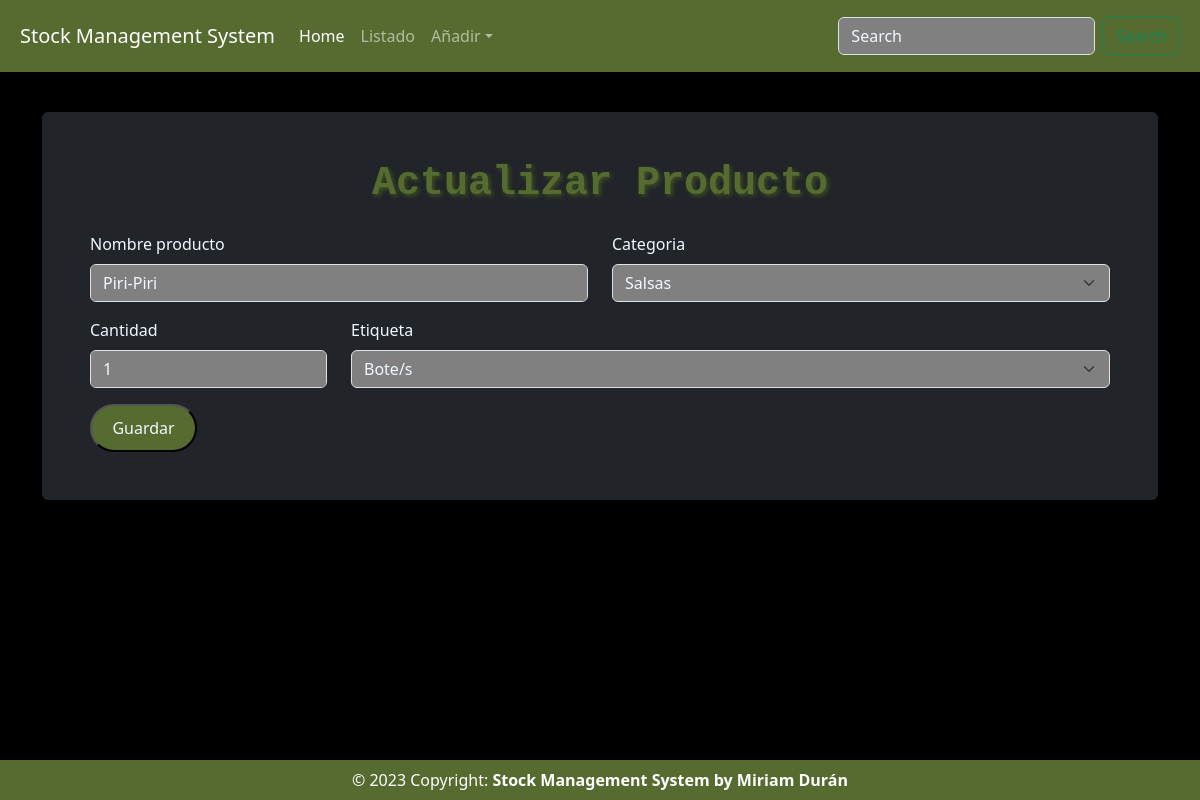
The page /update_items/1/ on the database its author committed.
### stockManagementApp/models.py (models this page shows, shortened)
class Stock(models.Model):
    categoria = models.ForeignKey(Categoria, on_delete=models.CASCADE, blank=True)
    nombre_producto = models.CharField(max_length=50, blank=True, null=True)
    cantidad = models.IntegerField(default=0, blank=True, null=True)
    etiqueta = models.CharField(max_length=50, blank=True, null=True, choices=etiqueta_choice)
    cantidad_comprada = models.IntegerField(default=0, blank=True, null=True)
    proveedor = models.CharField(max_length=50, blank=True, null=True)
    telefono = models.CharField(max_length=50, blank=True, null=True)
    precio = models.IntegerField(default=0, blank=True, null=True)
    cantidad_gastada = models.IntegerField(default=0, blank=True, null=True)
    gastado_por = models.CharField(max_length=50, blank=True, null=True)
    comprador = models.CharField(max_length=50, blank=True, null=True)
    creado_por = models.CharField(max_length=50, blank=True, null=True)
    punto_de_pedido = models.IntegerField(default=0, blank=True, null=True)
    ultima_actualizacion = models.DateTimeField(auto_now_add=False, auto_now=True)
    fecha_caducidad = models.DateField(auto_now_add=False, auto_now=False, blank=True, null=True)

### stockManagementApp/views.py (the view)
# urls.py: path('update_items/<str:pk>/', views.update_items_view, name='update_items'),
def update_items_view(request, pk):
    template_name = 'add_items.html'
    title = 'Actualizar Producto'
    queryset = Stock.objects.get(id=pk)
    form = StockUpdateForm(instance=queryset)
    if request.method == 'POST':
        form = StockUpdateForm(request.POST, instance=queryset)
        if form.is_valid():
            form.save()
            messages.success(request, ('Producto actualizado exitosamente'))
            return redirect('/list_items')
    context = {
        'title': title,
        'form' : form,
    }
    return render(request, template_name, context)

### stockManagementApp/forms.py
class StockUpdateForm(forms.ModelForm):
    class Meta:
        model = Stock
        fields = ['categoria', 'nombre_producto', 'cantidad', 'etiqueta', 'fecha_caducidad']
    def __init__(self, *args, **kwargs):
        super(StockUpdateForm, self).__init__(*args, **kwargs)
        self.helper = FormHelper(self)
        self.helper.form_tag = False # No incluir <form></form>
        self.helper.layout = Layout(
            Div(
                Div(Field('nombre_producto'), css_class="col-6"),
                Div(Field('categoria'), css_class="col-6"),
                css_class="row"
            ),
            Row( #De esta forma no tendremos que usar la clase row
                Div(Field('cantidad'), css_class="col-3"),
                Div(Field('etiqueta'), css_class="col-9"),
                css_class="row"
            )
        )

### stockManagementApp/models.py (called while the page is built)
    def __str__(self):
        return self.nombre

### templates/add_items.html
{% extends 'base.html' %}
{% load crispy_forms_tags %}
{% block content %}
    <form method='POST' action='' enctype="multipart/form-data" novalidate>
        {% crispy form %}
        <input type="submit" class="button" value='Guardar'>
    </form>
{% endblock %}

### stockManagementApp/static/css/stylesheet.css (style rules this page uses)
* { margin: 0; padding: 0; color: aliceblue; }
body { background-color: black !important; }
p, label { color: aliceblue; }
input, input::placeholder, input:focus, input::selection, input:active { background-color: gray !important; color: aliceblue !important; outline: 0 !important; }
.button { background-color: darkolivegreen !important; color: aliceblue; text-decoration: none; padding: 1% 2%; border-radius: 25px; border-width: 2px; border-style: outset; border-color: buttonborder; text-align: center; }
.select { background-color: grey !important; color: aliceblue !important; }

### stockManagementApp/static/css/navbar-top-fixed.css (style rules this page uses)
body { padding-top: 7rem; padding-bottom: 4rem; }

### rows shown on the page
Stock: nombre_producto "Piri-Piri", categoria "Salsas", cantidad "1", etiqueta "Bote/s"

### other values the page prints
{{ title }} "Actualizar Producto"
